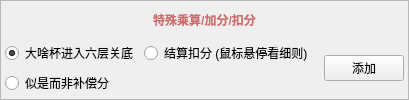
            <widget class="QFrame" name="frame_7">
             <property name="frameShape">
              <enum>QFrame::StyledPanel</enum>
             </property>
             <property name="frameShadow">
              <enum>QFrame::Plain</enum>
             </property>
             <layout class="QVBoxLayout" name="verticalLayout_11" stretch="0,1">
              <property name="leftMargin">
               <number>4</number>
              </property>
              <property name="topMargin">
               <number>4</number>
              </property>
              <property name="rightMargin">
               <number>4</number>
              </property>
              <property name="bottomMargin">
               <number>4</number>
              </property>
              <item>
               <widget class="QLabel" name="label_15">
                <property name="font">
                 <font>
                  <pointsize>9</pointsize>
                  <italic>false</italic>
                  <bold>true</bold>
                 </font>
                </property>
                <property name="styleSheet">
                 <string notr="true">color: #CC6E6E</string>
                </property>
                <property name="text">
                 <string>特殊乘算/加分/扣分</string>
                </property>
                <property name="alignment">
                 <set>Qt::AlignCenter</set>
                </property>
               </widget>
              </item>
              <item>
               <layout class="QHBoxLayout" name="horizontalLayout_13" stretch="1,0">
                <item>
                 <layout class="QGridLayout" name="gridLayout">
                  <property name="rightMargin">
                   <number>5</number>
                  </property>
                  <item row="0" column="0">
                   <widget class="QRadioButton" name="radioButtonSpDsb">
                    <property name="text">
                     <string>大啥杯进入六层关底</string>
                    </property>
                    <property name="checked">
                     <bool>true</bool>
                    </property>
                    <attribute name="buttonGroup">
                     <string notr="true">buttonGroup</string>
                    </attribute>
                   </widget>
                  </item>
                  <item row="1" column="0">
                   <widget class="QRadioButton" name="radioButtonSpSsef">
                    <property name="text">
                     <string>似是而非补偿分</string>
                    </property>
                    <attribute name="buttonGroup">
                     <string notr="true">buttonGroup</string>
                    </attribute>
                   </widget>
                  </item>
                  <item row="0" column="1">
                   <widget class="QRadioButton" name="radioButtonSpRed">
                    <property name="toolTip">
                     <string>&lt;html&gt;&lt;head/&gt;&lt;body&gt;&lt;p&gt;①藏品池中有”阿纳萨羯磨“或”无终之钥“。&lt;/p&gt;&lt;p&gt;②在拥有”绝望/拯救/停止“的情况下进入至少两个不期而遇但未遇见事件“孤注一掷”。&lt;/p&gt;&lt;p&gt;③持有“片瓣”进入五层时不存在“狭路相逢”节点。&lt;/p&gt;&lt;p&gt;通关时若①②③中的任意一条都不满足则扣 500 分&lt;/p&gt;&lt;/body&gt;&lt;/html&gt;</string>
                    </property>
                    <property name="text">
                     <string>结算扣分 (鼠标悬停看细则)</string>
                    </property>
                    <attribute name="buttonGroup">
                     <string notr="true">buttonGroup</string>
                    </attribute>
                   </widget>
                  </item>
                 </layout>
                </item>
                <item>
                 <widget class="QPushButton" name="pushButtonSubmitSp">
                  <property name="text">
                   <string>添加</string>
                  </property>
                 </widget>
                </item>
               </layout>
              </item>
             </layout>
            </widget>
